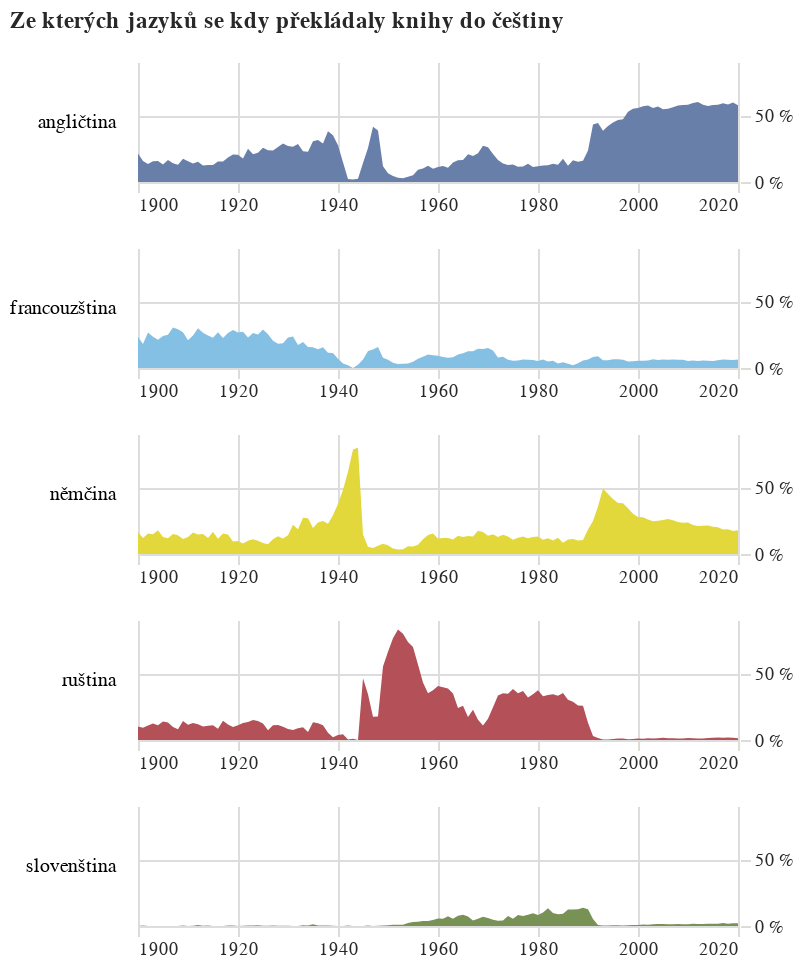

Notebook code cell kept with this figure:
### Code cell
podily_faceted = alt.Chart(preklady_po_jazycich.to_pandas(), title={'text': titulek}, width=300).mark_area().encode(
    alt.X("rok:T", 
          title=None,
          axis=alt.Axis(domainOpacity=0, tickColor='#DCDDD6')
    ),
    alt.Y('podíl:Q', 
          axis=alt.Axis(labelExpr="datum.label * 100 + ' %'", orient='right', domainOpacity=0, tickColor='#DCDDD6'), 
          title=None
    ),
    alt.Color("jazyk:N", 
              scale=alt.Scale(range=['#687fa9','#84c0e4','#e3d83b','#b45058','#789256','#E0DAB5',]), ## '# ['#a7ddd6','#001f80','#e6e6e4','#e5db00','#e49996','#9cc002']), 
              title=None, 
              legend=None
    ),
    row=alt.Row(
        "jazyk:N", 
        title=None, 
        spacing=15, 
        header=alt.Header(labelAngle=0, labelAlign='left', labelAnchor='middle', labelFont='Asap')
    )
).resolve_axis(
    x='independent'
).properties(height=60, width=300).configure_view(stroke='transparent')

podily_faceted

### Figure 1 — Vega-Lite specification as saved in the notebook (floating-point values rounded to 4 significant figures; data arrays with more than 128 entries replaced by an {"elided": "..."} marker saying what was removed)
{"config": {"title": {"font": "Noticia Text", "fontSize": 11.5, "anchor": "start", "lineHeight": 19, "fontWeight": "bolder", "subtitleFont": "Noticia Text", "subtitleFontSize": 10, "subtitleLineHeight": 15, "subtitlePadding": 10, "dy": -10, "color": "#292829", "subtitleColor": "#292829"}, "axis": {"labelFont": "Asap", "titleFont": "Asap", "fontWeight": "lighter", "titleFontWeight": "lighter", "labelFontSize": 9, "titleFontSize": 9, "labelPadding": 2, "titlePadding": 9, "domainOpacity": 0, "tickColor": "#DCDDD6", "labelColor": "#292829"}, "legend": {"labelFont": "Asap", "labelFontWeight": "normal", "titleFont": "Asap", "titleFontWeight": "normal", "labelFontSize": 9, "titleFontSize": 9, "labelColor": "#292829"}, "view": {"stroke": "transparent"}}, "data": {"name": "data-e3f70ce50b6e2a2af7326673e21dc593"}, "mark": {"type": "area"}, "encoding": {"color": {"field": "jazyk", "legend": null, "scale": {"range": ["#687fa9", "#84c0e4", "#e3d83b", "#b45058", "#789256", "#E0DAB5"]}, "title": null, "type": "nominal"}, "row": {"field": "jazyk", "header": {"labelAlign": "left", "labelAnchor": "middle", "labelAngle": 0, "labelFont": "Asap"}, "spacing": 15, "title": null, "type": "nominal"}, "x": {"axis": {"domainOpacity": 0, "tickColor": "#DCDDD6"}, "field": "rok", "title": null, "type": "temporal"}, "y": {"axis": {"domainOpacity": 0, "labelExpr": "datum.label * 100 + ' %'", "orient": "right", "tickColor": "#DCDDD6"}, "field": "podíl", "title": null, "type": "quantitative"}}, "height": 60, "resolve": {"axis": {"x": "independent"}}, "title": {"text": "Ze kterých jazyků se kdy překládaly knihy do češtiny"}, "width": 300, "$schema": "https://vega.github.io/schema/vega-lite/v5.8.0.json", "datasets": {"data-e3f70ce50b6e2a2af7326673e21dc593": {"elided": "582 records"}}}
